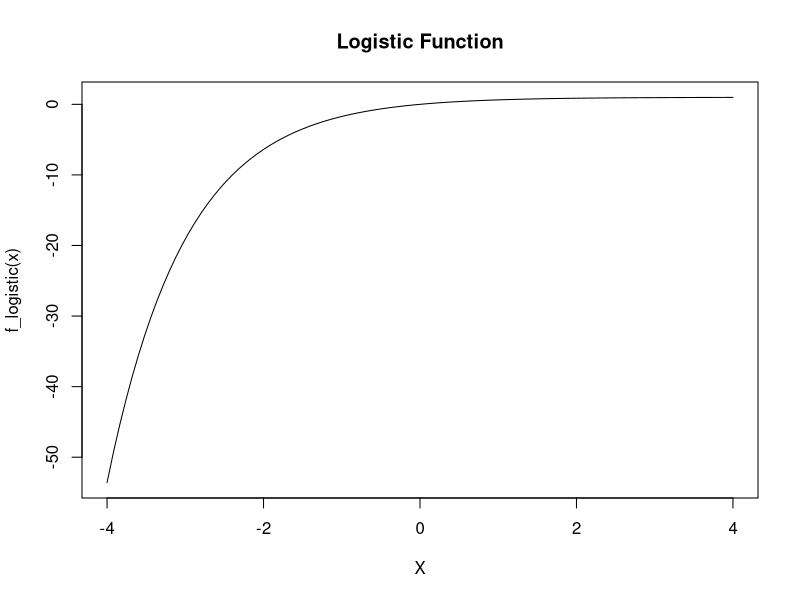

This figure's R source:
# Logistic function
# plot of the logistic function

f_logistic <- function(x){
  return(1 - exp(-x))^(-1)
  }
  
curve(f_logistic,
  from = -4, 
  to = 4,
  ylav = "P",
  xlab = "X",
  main = "Logistic Function")
  
